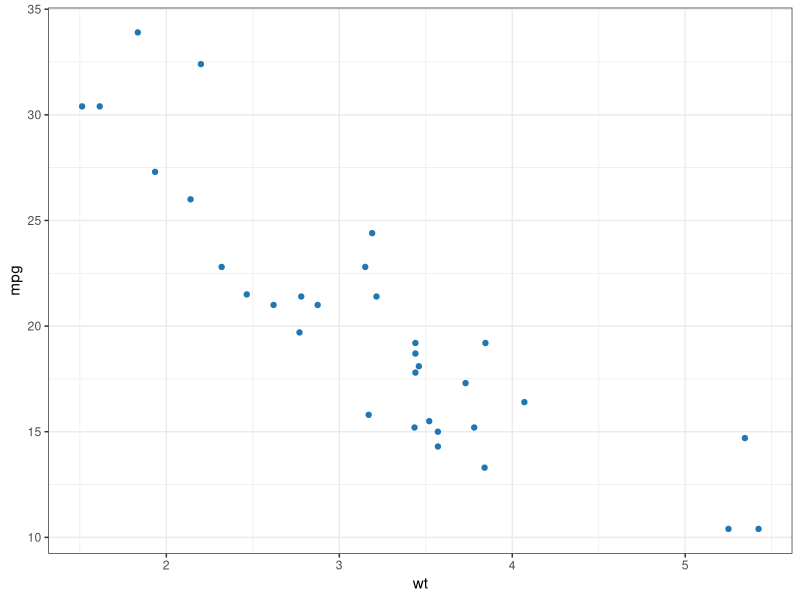
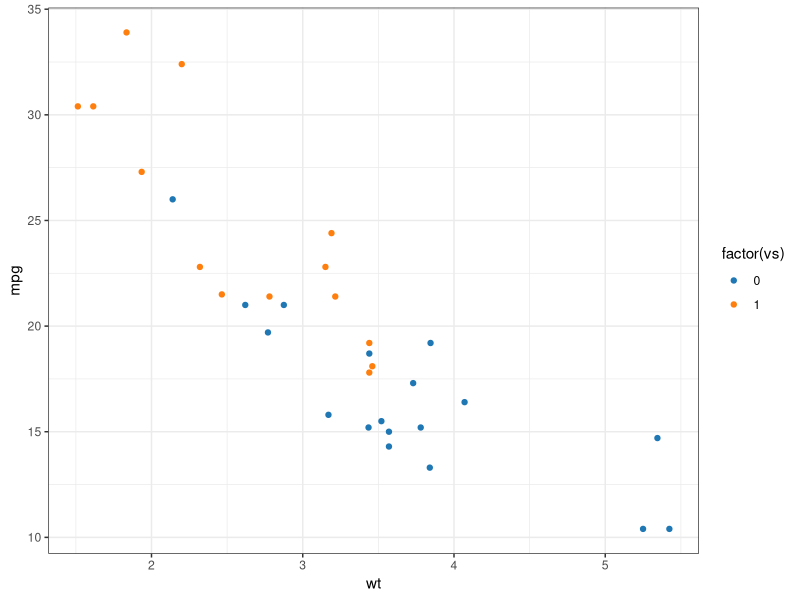
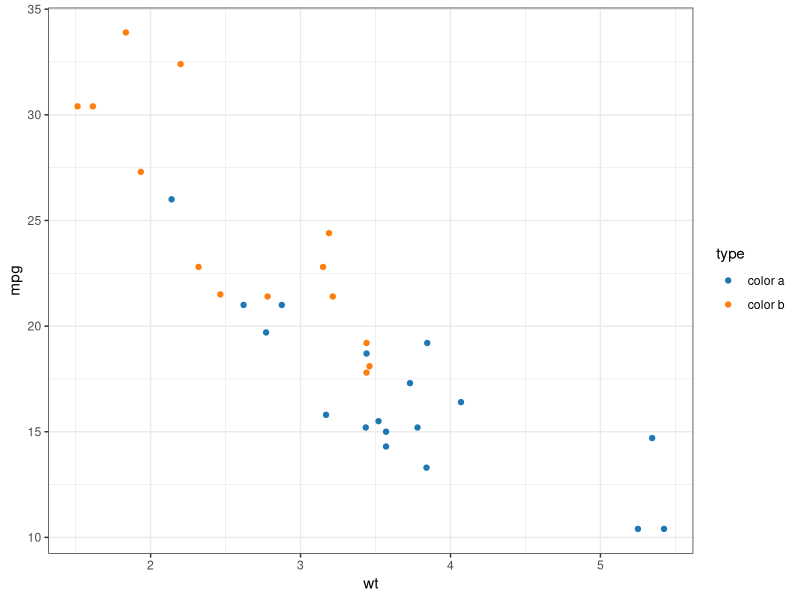
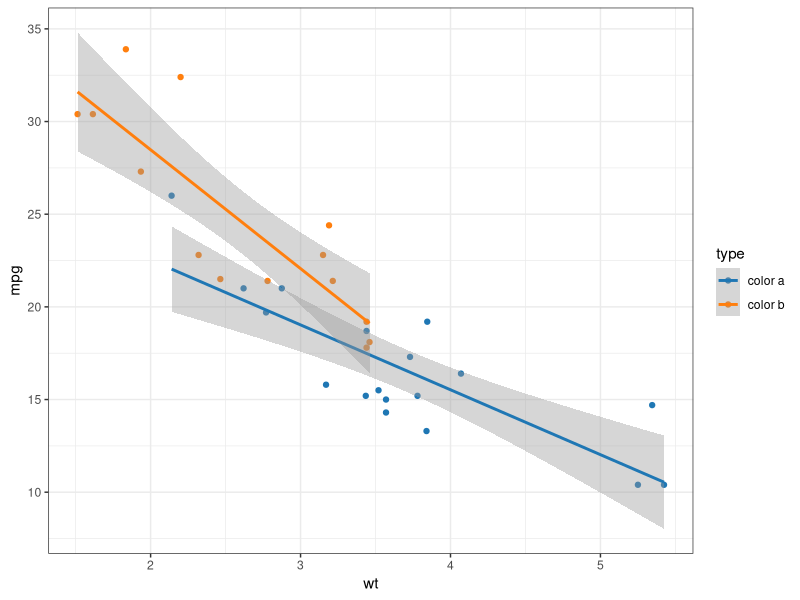
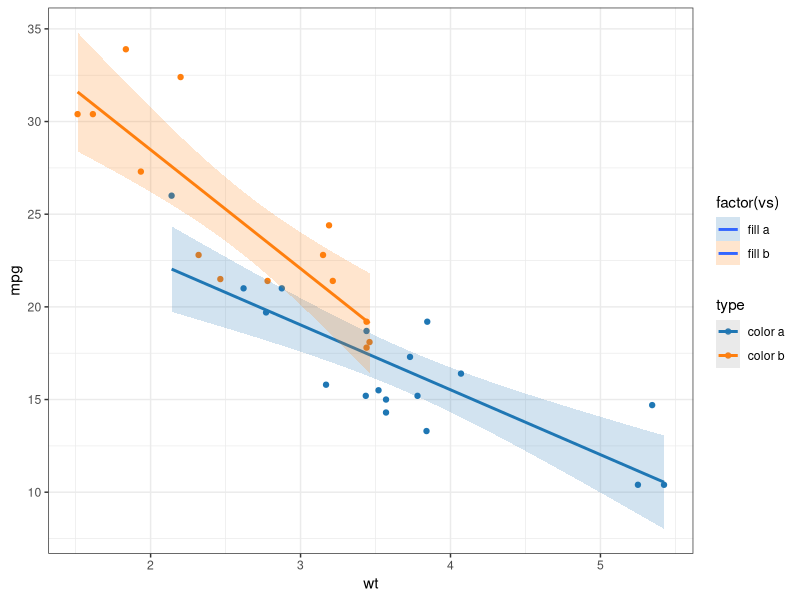
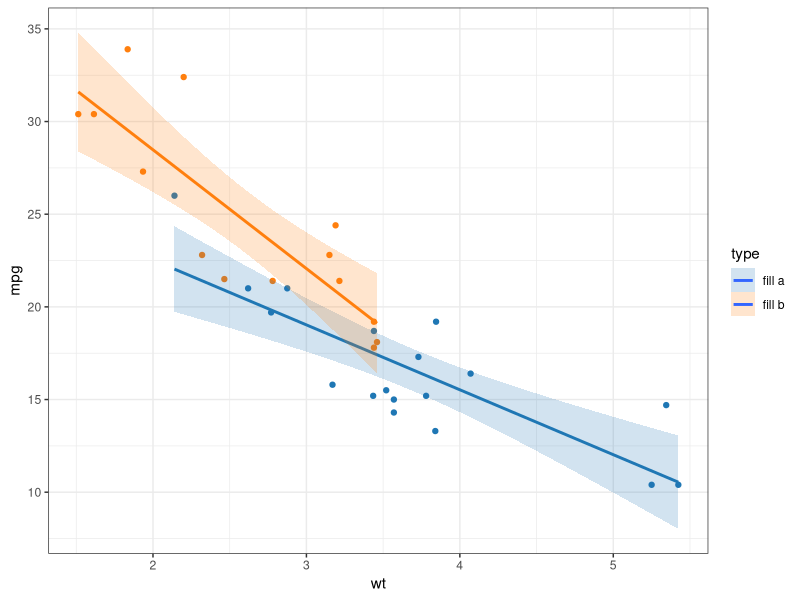
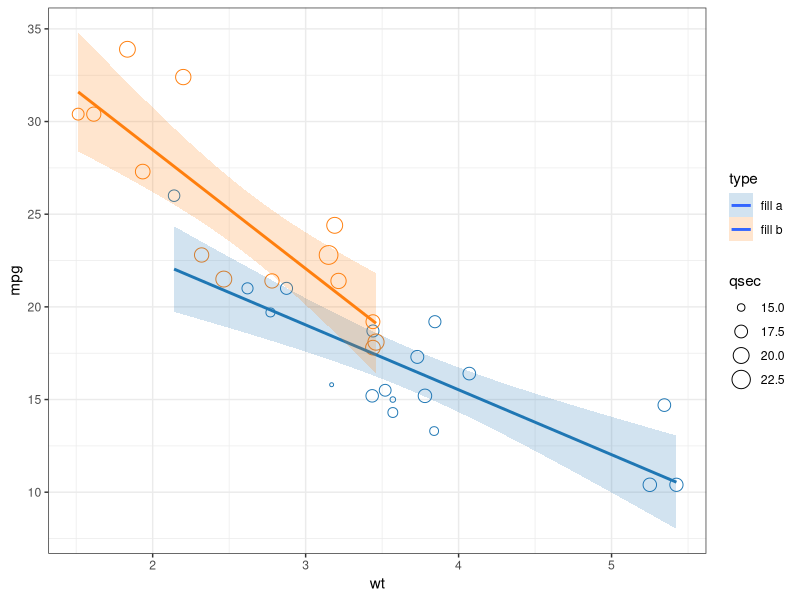
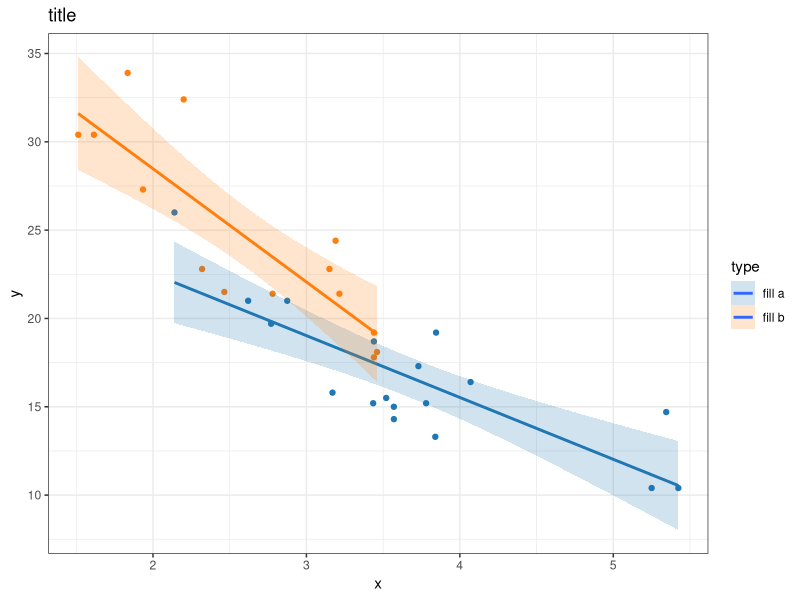

Generate these figures, in order, with R:
## ---- chunk 1
library(ggplot2)
library(dplyr)
library(patchwork)
library(gridExtra)
## ---- chunk 2
my_colors <- c(
  rgb(31, 119, 180, maxColorValue = 255),
  rgb(255, 127, 14, maxColorValue = 255),
  rgb(44, 160, 44, maxColorValue = 255),
  rgb(214, 39, 40, maxColorValue = 255),
  rgb(148, 103, 189, maxColorValue = 255),
  rgb(140, 86, 75, maxColorValue = 255),
  rgb(227, 119, 194, maxColorValue = 255),
  rgb(127, 127, 127, maxColorValue = 255),
  rgb(188, 189, 34, maxColorValue = 255),
  rgb(23, 190, 207, maxColorValue = 255),
  rgb(174, 199, 232, maxColorValue = 255),
  rgb(255, 187, 120, maxColorValue = 255),
  rgb(152, 223, 138, maxColorValue = 255),
  rgb(255, 152, 150, maxColorValue = 255),
  rgb(197, 176, 213, maxColorValue = 255)
)
## ---- chunk 3
ggplot(mtcars, aes(x = wt, y = mpg)) +
  geom_point(color = my_colors[1]) + 
  theme_bw()
## ---- chunk 4
ggplot(mtcars, aes(x = wt, y = mpg , color = factor(vs))) +
  geom_point() + 
  scale_color_manual(values = my_colors) +
  theme_bw() 
## ---- chunk 5
ggplot(mtcars, aes(x = wt, y = mpg, color = factor(vs))) +
  geom_point() + 
  scale_color_manual(values = my_colors, labels = c("color a", "color b")) +
  theme_bw() +
  labs(color = "type")
## ---- chunk 6
ggplot(mtcars, aes(x = wt, y = mpg, color = factor(vs))) +
  geom_point() + 
  scale_color_manual(values = my_colors, labels = c("color a", "color b")) +
  theme_bw() +
  labs(color = "type")+
  geom_smooth(method = "lm") 
## ---- chunk 7
ggplot(mtcars, aes(x = wt, y = mpg, color = factor(vs))) +
  geom_point() + 
  scale_color_manual(values = my_colors, labels = c("color a", "color b")) +
  scale_fill_manual(values = my_colors, labels = c("fill a", "fill b")) +  
  theme_bw() +
  labs(color = "type") +
  geom_smooth(method = "lm", aes(fill = factor(vs)), alpha = 0.2) 
## ---- chunk 8
ggplot(mtcars, aes(x = wt, y = mpg, color = factor(vs))) +
  geom_point() + 
  scale_color_manual(values = my_colors, labels = c("color a", "color b")) +
  scale_fill_manual(values = my_colors, labels = c("fill a", "fill b")) +  
  theme_bw() +
  labs(fill = "type") +
  geom_smooth(method = "lm", aes(fill = factor(vs)), alpha = 0.2) +
  guides(color = "none")
## ---- chunk 9
ggplot(mtcars, aes(x = wt, y = mpg, color = factor(vs))) +
  geom_point(aes(size = qsec),shape = 1 ) + 
  scale_color_manual(values = my_colors, labels = c("color a", "color b")) +
  scale_fill_manual(values = my_colors, labels = c("fill a", "fill b")) +  
  theme_bw() +
  labs(fill = "type") +
  geom_smooth(method = "lm", aes(fill = factor(vs)), alpha = 0.2) +
  guides(color = "none")
## ---- chunk 10
ggplot(mtcars, aes(x = wt, y = mpg, color = factor(vs))) +
  geom_point() + 
  scale_color_manual(values = my_colors, labels = c("color a", "color b")) +
  scale_fill_manual(values = my_colors, labels = c("fill a", "fill b")) +  
  theme_bw() +
  labs(x = "x", y = "y", title = "title", fill = "type") +
  geom_smooth(method = "lm", aes(fill = factor(vs)), alpha = 0.2) +
  guides(color = "none")
## ---- chunk 11
legend_bottom <- theme(
  legend.position = "bottom",
  legend.box = "horizontal",
  legend.title = element_blank(),
  legend.key.size = unit(0.5, "cm"),
  legend.text = element_text(size = 8)
)


ggplot(mtcars, aes(x = wt, y = mpg, color = factor(vs))) +
  geom_point() + 
  scale_color_manual(values = my_colors, labels = c("color a", "color b")) +
  scale_fill_manual(values = my_colors, labels = c("fill a", "fill b")) +  
  theme_bw() +
  labs(x = "x", y = "y", title = "title", fill = "type") +
  geom_smooth(method = "lm", aes(fill = factor(vs)), alpha = 0.2) +
  guides(color = "none") + 
  guides(fill = guide_legend(nrow = 1)) +legend_bottom
## ---- chunk 12
ggplot(mtcars, aes(x = wt, y = mpg, color = factor(vs))) +
  geom_point() + 
  scale_color_manual(values = my_colors, labels = c("color a", "color b")) +
  scale_fill_manual(values = my_colors, labels = c("fill a", "fill b")) + 
  theme_bw() +
  labs(x = "x", y = "y", title = "title", fill = "type") +
  geom_smooth(method = "lm", aes(fill = factor(vs)), alpha = 0.2) +
  guides(color = "none") +
  scale_x_continuous(breaks = seq(0, 6, by = 2)) +
  scale_y_continuous(limits = c(10, 40), breaks = seq(10, 40, by = 10)) 
## ---- chunk 13
ggplot(economics, aes(x = date, y = unemploy)) +
  geom_line(color = my_colors[1]) + 
  theme_bw()
## ---- chunk 14
economics <- economics %>%
  mutate(period = ifelse(date < as.Date("1990-01-01"), "before_1990", "after_1990"))

# 画图
ggplot(economics, aes(x = date, y = unemploy, color = period)) +
  geom_line() +
  scale_color_manual(values = c("before_1990" = my_colors[1], "after_1990" = my_colors[2])) +
  theme_bw() +
  labs(color = "Period")
## ---- chunk 15
ggplot(economics, aes(x = date)) +
  geom_line(aes(y = psavert, color = "psavert")) +
  geom_line(aes(y = uempmed, color = "uempmed")) +
  scale_color_manual(values = c("psavert" = my_colors[1], 
                                "uempmed" = my_colors[2])) +
  theme_bw()
## ---- chunk 16
scale_factor <- max(economics$psavert) / max(economics$uempmed)

ggplot(economics, aes(x = date)) +
  geom_line(aes(y = psavert, color = "psavert")) +
  geom_line(aes(y = uempmed * scale_factor, color = "uempmed")) + 
  scale_color_manual(values = c("psavert" = my_colors[1], 
                                "uempmed" = my_colors[2])) +
  scale_y_continuous(
    name = "psavert",
    sec.axis = sec_axis(~./scale_factor, name = "uempmed")) +
  theme_bw() 
## ---- chunk 17
coef <- data.frame(
  year = c(2002,2003,2004,2005,2006,2007,2008,2009,2010,2011,2012,2013,2014),
  coef = c(-0.43299584, -0.45390098, -0.48347805, -0.42459391, -0.39575535, -0.43394419, -0.39845995, -0.30237073, -0.42472867, -0.37063062, -0.25289686, -0.21151954, -0.09414755),
  ci_lower = c(-0.4422756, -0.4628580, -0.4920710, -0.4328384, -0.4039016, -0.4421753, -0.4065155, -0.3104660, -0.4326264, -0.3784235, -0.2606926, -0.2192482, -0.1018055),
  ci_upper = c(-0.42371613, -0.44494396, -0.47488511, -0.41634943, -0.38760905, -0.42571306, -0.39040442, -0.29427541, -0.41683091, -0.36283777, -0.24510107, -0.20379085, -0.08648955)
)


coef2 <- coef
coef2$coef2 <- coef2$coef + rnorm(nrow(coef2), mean = 0, sd = 0.05) + 0.1
coef2$ci_lower2 <- coef2$coef2 - abs(rnorm(nrow(coef2), mean = 0, sd = 0.01))
coef2$ci_upper2 <- coef2$coef2 + abs(rnorm(nrow(coef2), mean = 0, sd = 0.01))

coef2$ci_lower2 <- pmin(coef2$ci_lower2, coef2$coef2)
coef2$ci_upper2 <- pmax(coef2$ci_upper2, coef2$coef2)
## ---- chunk 18
ggplot(coef, aes(x=year,y=coef)) +
  geom_line(color = my_colors[1],size=1.0) + 
  scale_x_continuous(breaks = c(2002,2006,2010,2014,2016)) + 
  theme_bw()
## ---- chunk 19
ggplot(coef, aes(x = year, y = coef, ymin = ci_lower, ymax = ci_upper)) +
  geom_line(size = 1,color = my_colors[1]) +  # 绘制线条
  geom_point(size = 2,color = my_colors[1]) + 
  geom_ribbon(aes(ymin = ci_lower, ymax = ci_upper), fill = my_colors[1], alpha = 0.2) +
  labs(title = "title",
       x = "Years",
       y = "coef.") +
  scale_x_continuous(breaks = seq(2002, 2015, by = 2)) + 
  geom_hline(yintercept = 0, linetype = "dashed", color = my_colors[2]) + 
  theme_bw() +
  theme(plot.title = element_text(hjust = 0.5))
## ---- chunk 20
ggplot(coef2, aes(x = year)) +
  # coef1
  geom_ribbon(aes(ymin=ci_lower,ymax=ci_upper),fill=my_colors[1], alpha = 0.2) +
  geom_line(aes(y = coef), size = 1, color = my_colors[1]) +
  geom_point(aes(y = coef), size = 2, color = my_colors[1]) +
  
  # coef2
  geom_ribbon(aes(ymin=ci_lower2, ymax=ci_upper2), fill=my_colors[2],alpha = 0.2) +
  geom_line(aes(y = coef2), size = 1, color = my_colors[2]) +
  geom_point(aes(y = coef2), size = 2, color = my_colors[2]) +
  
  labs(title = "Comparison of Two Coefficient Sets",
       x = "Years",
       y = "Coefficients") +
  scale_x_continuous(breaks = seq(2002, 2015, by = 2)) + 
  geom_hline(yintercept = 0, linetype = "dashed", color = my_colors[2]) + 
  theme_bw() +
  theme(plot.title = element_text(hjust = 0.5))
## ---- chunk 21
ggplot(mpg, aes(x = class)) +
  geom_bar() + 
  theme_bw()
## ---- chunk 22
ggplot(mpg, aes(x = class,color=drv,fill=drv)) +
  geom_bar() + 
  scale_color_manual(values = my_colors) +
  scale_fill_manual(values = my_colors) +
  theme_bw()
## ---- chunk 23
ggplot(mpg, aes(x = class, color = drv, fill = drv)) +
  geom_bar() + 
  scale_color_manual(values = my_colors) +
  scale_fill_manual(values = my_colors) +
  theme_bw() +
  coord_flip() +  # 添加这行来翻转坐标轴
  labs(x = "Class", y = "Count", title = "Vehicle Class by Drive Type") +
  theme(legend.position = "bottom")  
## ---- chunk 24
f1<-ggplot(mpg, aes(x = class,color=drv,fill=drv)) +
  geom_bar() + 
  scale_color_manual(values = my_colors) +
  scale_fill_manual(values = my_colors) +
  theme_bw() + labs(title="default")

f2<-ggplot(mpg, aes(x = class,color=drv,fill=drv)) +
  geom_bar(position = "dodge") + 
  scale_color_manual(values = my_colors) +
  scale_fill_manual(values = my_colors) +
  theme_bw() + labs(title="dodge")

f3<-ggplot(mpg, aes(x = class,color=drv,fill=drv)) +
  geom_bar(position = "stack") + 
  scale_color_manual(values = my_colors) +
  scale_fill_manual(values = my_colors) +
  theme_bw() + labs(title="stack")

f4<-ggplot(mpg, aes(x = class,color=drv,fill=drv)) +
  geom_bar(position = "fill") + 
  scale_color_manual(values = my_colors) +
  scale_fill_manual(values = my_colors) +
  theme_bw() + labs(title="fill")


fig <- grid.arrange(f1,f2,f3,f4 , ncol=2)
## ---- chunk 25
p1 <- ggplot(mpg, aes(x = hwy)) +
  geom_density() + 
  theme_bw()


p2 <- ggplot(mpg, aes(x = hwy)) +
  geom_histogram() + 
  theme_bw()

combined_plot <- grid.arrange(p1, p2, ncol = 2)

# ggsave("combined_plot.png", combined_plot, width = 35, height = 14, units = "cm")
## ---- chunk 26

mpg$year <- as.factor(mpg$year)

# 密度图
p1 <- ggplot(mpg, aes(x = hwy, color = year, fill = year)) +
  geom_density(alpha = 0.3) + 
  scale_color_manual(values = my_colors) +
  scale_fill_manual(values = my_colors) +
  theme_bw() +
  labs(title = "Density")+
  theme(legend.position = "bottom")

# 直方图
p2 <- ggplot(mpg, aes(x = hwy, fill = year)) +
  geom_histogram(position = "dodge", alpha = 0.7, bins = 30) + 
  scale_fill_manual(values = my_colors) +
  theme_bw() +
  labs(title = "Histogram")+
  theme(legend.position = "bottom")


fig <- grid.arrange(p1,p2,ncol=2)
## ---- chunk 27
p1<-ggplot(diamonds, aes(price, fill = cut)) +
  geom_histogram(binwidth = 500) + 
  theme_bw() + labs(title="p1")

p2<-ggplot(diamonds, aes(price, fill = cut)) +
  geom_histogram(position = "dodge",binwidth = 500) + 
  theme_bw() + labs(title="p2")

p3<-ggplot(diamonds, aes(price, fill = cut)) +
  geom_histogram(position = "stack",binwidth = 500) + 
  theme_bw() + labs(title="p3")

p4<-ggplot(diamonds, aes(price, fill = cut)) +
  geom_histogram(position = "fill",binwidth = 500) + 
  theme_bw() + labs(title="p4")


fig <- grid.arrange(p1,p2,p3,p4 , ncol=2)
## ---- chunk 28
f1 <- ggplot(mpg, aes(x = class, y = hwy)) +
  geom_boxplot()+
  theme_bw()+
  theme(axis.text.x = element_text(angle = 45, hjust = 1))

f2 <- ggplot(mpg, aes(x = class, y = hwy)) +
  geom_violin()+
  theme_bw() + 
  theme(axis.text.x = element_text(angle = 45, hjust = 1))

fig <- grid.arrange(f1,f2, ncol=2)
## ---- chunk 29
ggplot(mpg, aes(x = class, y = hwy)) +
  geom_boxplot() +
  geom_jitter(width = 0.2) +
  theme_bw()
## ---- chunk 30
ggplot(mpg, aes(x = class, y = hwy)) +
  geom_boxplot(fill = my_colors[1], color = my_colors[1] , alpha = 0.6) + 
  geom_jitter(width = 0.2, color = my_colors[2], alpha = 0.6) +  
  theme_bw() +
  labs(x = "Vehicle Class", 
       y = "Highway MPG", 
       title = "Highway MPG by Vehicle Class") 
## ---- chunk 31
ggplot(mpg, aes(x = factor(manufacturer), y = factor(class))) +
  geom_tile(aes(fill = displ)) + 
  theme_bw()
## ---- chunk 32
ggplot(economics, aes(x = date, y = unemploy)) +
  geom_area(color = my_colors[1] ,fill =  my_colors[1]) + 
  theme_bw()
